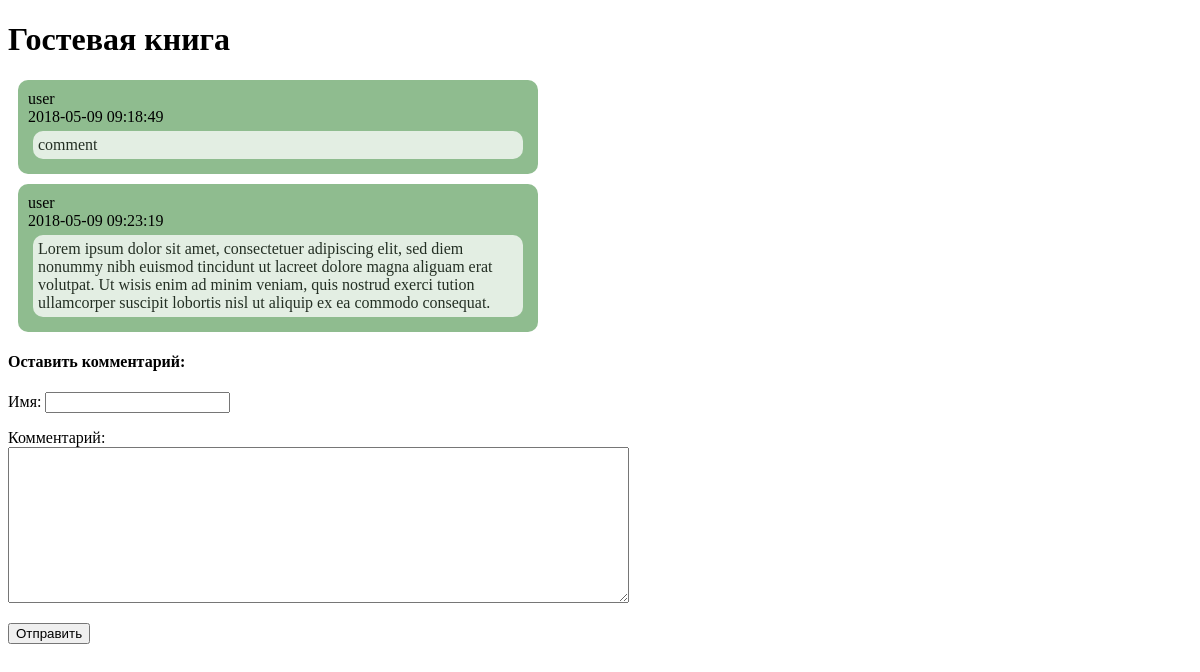
Page /guestbook.php on the committed database.
### tables this page shows
CREATE TABLE `comments` (
  `id` int(6) NOT NULL,
  `user_name` varchar(32) NOT NULL,
  `text_comment` varchar(1500) NOT NULL,
  `date_creation` timestamp NOT NULL DEFAULT CURRENT_TIMESTAMP
);

### guestbook.php (the view, shortened to what this page needs)
<?php
	include_once 'modules/guest_insert.php';
?>
<!DOCTYPE html>
<html>
	<head>
		<link rel="stylesheet" href="css/style.css">
	</head>
	<body>
		<h1>Гостевая книга</h1>
		<?php
			$result_set = $connect->query("SELECT * FROM `comments`");
			while ($row = $result_set->fetch_assoc()) {
		?>
			<div class="comment"><?=$row['user_name']?><br><?=$row['date_creation']?>
			<div class="comment_body"><?=$row['text_comment']?></div></div>
		<?php }?>
		<h4>Оставить комментарий:</h4>
		<form method="post" action="" name="comment">
			<p><label>Имя:</label>
				<input type="text" name="user_name"/>
			</p>
			<p><label>Комментарий:</label>
				<br>
				<textarea name="text_comment" cols="75" rows="10"></textarea>
			</p>
			<p><input type="submit" name="send" value="Отправить"/></p>
		</form>
	</body>
</html>

### css/style.css (style rules this page uses)
div.comment { width: 500px; background-color: #8fbc8f; padding: 10px; margin: 10px; border-radius: 10px; }
div.comment_body { background-color: #ffffff; opacity: 0.75; padding: 5px; margin: 5px; border-radius: 10px; }

### rows in the picture
comments: user_name "user", date_creation "2018-05-09 09:18:49", text_comment "comment"
comments: user_name "user", date_creation "2018-05-09 09:23:19", text_comment "Lorem ipsum dolor sit amet, consectetuer adipiscing elit, sed diem nonummy nibh euismod tincidunt ut lacreet dolore magna aliguam erat volutpat. Ut wisis enim ad minim veniam, quis nostrud exerci tution ullamcorper suscipit lobortis nisl ut aliquip ex ea commodo consequat."
